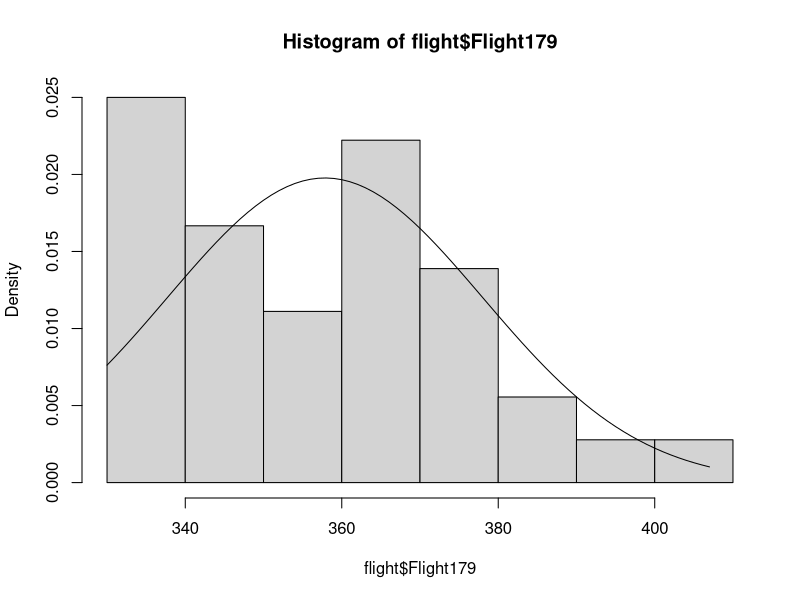

Reproduce this figure in R.
## ---- chunk 1
n = 110
smean = 0.81
sd = 0.34
se = sd/sqrt(n)
quant = -qnorm(.025)
lower = smean - se*quant
upper = smean + se*quant
lower
upper
## ---- chunk 2
SaleCanton <- read.csv("HomesForSaleCanton.csv")
dim(SaleCanton)
mean_price=mean(SaleCanton$Price)
sd_price=sd(SaleCanton$Price)
## ---- chunk 3
n=10
df=n-1
se_mean_prices = sd_price/sqrt(n)
quant = -qt(.005,df)
quant
lower = mean_price - se_mean_prices*quant
upper = mean_price + se_mean_prices*quant
lower
upper
## ---- chunk 4
n=35
df=n-1
se_mean_prices = sd_price/sqrt(n)
quant = -qt(.005,df)
quant
lower = mean_price - se_mean_prices*quant
upper = mean_price + se_mean_prices*quant
lower
upper
## ---- chunk 5
ICU <- read.csv("ICUAdmissions.csv")
dim(ICU)
proportions=table(ICU$Status) / length(ICU$Status)
survival_rate=proportions[1]
survival_rate 
## ---- chunk 6
n=200
p=0.8
SE_p=sqrt((p*(1-p))/n)
quant = -qnorm(.005)
lower = p - SE_p*quant
upper = p + SE_p*quant
lower
upper
## ---- chunk 7
n = 14
sample_mean = 8.48
sample_sd = sqrt(0.6241)
SE_mean = sample_sd/sqrt(n)
SE_mean
quant = -qnorm(.025)
lower = sample_mean - SE_mean*quant
upper = sample_mean + SE_mean*quant
lower
upper
## ---- chunk 8
flight <- read.csv("FlightData.csv")
dim(flight)
library(Hmisc)
describe(flight)
## ---- chunk 9
sd_179=sd(flight$Flight179)
mean_179=mean(flight$Flight179)
hist(flight$Flight179, breaks=10, freq=FALSE)
xvalues = seq(330,407,1)
yvalues = dnorm(xvalues,mean_179, sd_179)
lines(xvalues,yvalues)
## ---- chunk 10
n=36
sd_179=sd(flight$Flight179)
mean_179=mean(flight$Flight179)
SE_mean = sd_179/sqrt(n)
quant = -qnorm(.025)
lower = mean_179 - SE_mean*quant
upper = mean_179 + SE_mean*quant
lower
upper
## ---- chunk 11
n=36
sd_179=sd(flight$Flight179)
mean_179=mean(flight$Flight179)
SE_mean = sd_179/sqrt(n)
quant = -qt(.025, 36)
lower = mean_179 - SE_mean*quant
upper = mean_179 + SE_mean*quant
lower
upper
